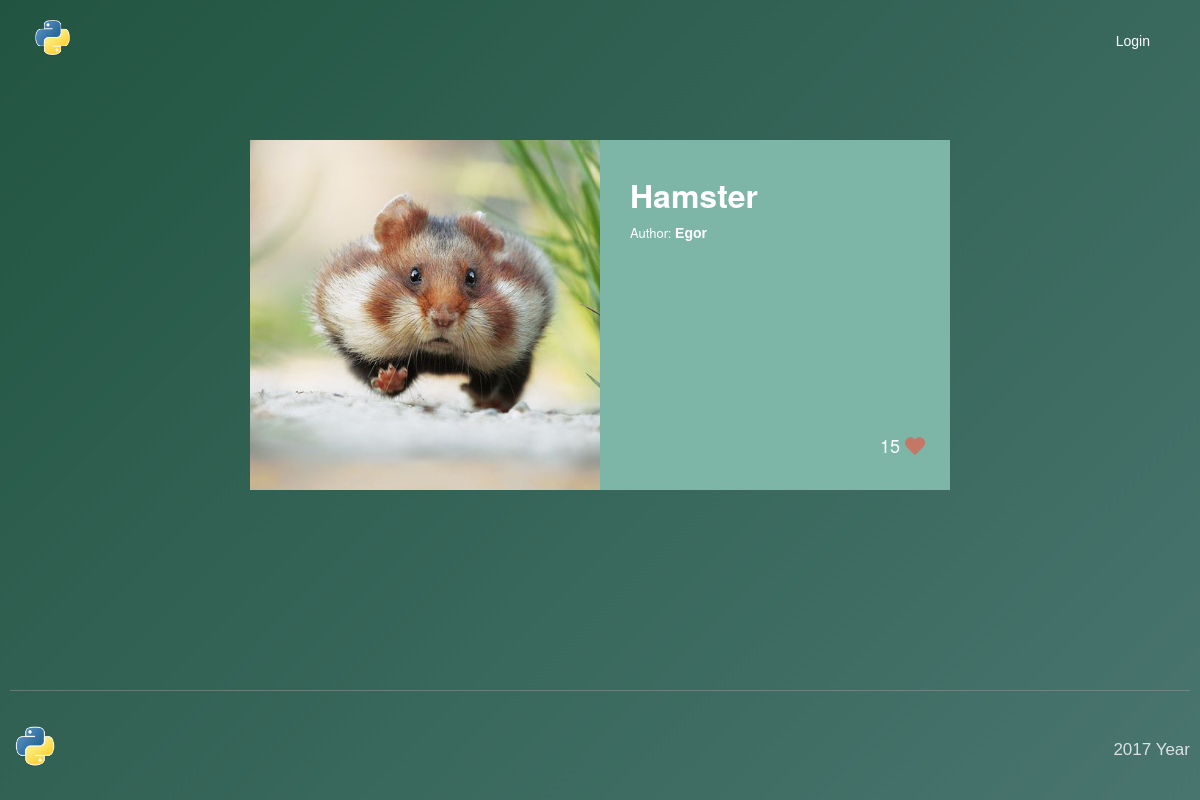
The app's page /5/ with its own data.
### main_app/models.py (models this page shows, shortened)
class Movement(models.Model):
    user = models.ForeignKey(User)
    name = models.CharField(max_length=100)
    author = models.CharField(max_length=100)
    image = models.ImageField(upload_to='movement_image',
                              default='default.png')
    likes = models.IntegerField(default=0)

### main_app/views.py (the view)
# urls.py: url(r'^([0-9]+)/$', views.detail, name='detail'),
def detail(request, movement_id):
    movement = Movement.objects.get(id=movement_id)
    return render(request, 'detail.html', {'movement': movement})

### main_app/templates/detail.html
{% extends 'base.html' %}
{% load staticfiles %}
{% block content %}
    <div class="details">
        <div class="details__content">
            <div class="details__image" style="background-image: url('{{ movement.image.url }}')"></div>
            <div class="details__description">
                <h1 class="details__name">{{ movement.name }}</h1>
                <div class="details__author">Author: <a href="/user/{{ movement.author }}/" class="details__author-link">{{ movement.author }}</a></div>
                <div data-id="{{ movement.id }}"
                     class="details__likes movements__item-likes like-button"
                >
                    {% if movement.likes > 0 %}
                        {{ movement.likes }}
                    {% else %}
                        0
                    {% endif %}
                </div>
            </div>
        </div>
    </div>
{% endblock %}

### main_app/static/app/assets/css/style.css (style rules this page uses)
* { margin: 0; padding: 0; border: 0; font-size: 100%; }
html, body { height: 100%; line-height: 1; }
a { color: #000; text-decoration: none; }
* { box-sizing: border-box; font-smoothing: antialiased; text-rendering: optimizeLegibility; -webkit-font-smoothing: antialiased; -moz-osx-font-smoothing: grayscale; }
html { font-size: 62.5%; height: 100%; }
body { font: 300 13px/1.6 'Helvetica Neue', Helvetica, Arial; color: #ffffff; transition: all .4s .3s ease-in; background-image: linear-gradient(-225deg, #225541, #49756f); background-repeat: no-repeat; background-attachment: fixed; }
body, html { min-height: 100vh; }
html { font-family: "Heebo", "Helvetica", sans-serif; -ms-text-size-adjust: 100%; -webkit-text-size-adjust: 100%; }
body { margin: 0; }
a { background-color: transparent; -webkit-text-decoration-skip: objects; }
h1 { font-size: 2em; margin: 0; }
.movements__item-likes { position: absolute; bottom: 30px; right: 50px; font-size: 18px; cursor: pointer; }
.movements__item-likes:before { content: ' '; display: block; position: absolute; top: 5px; right: -25px; width: 20px; height: 20px; background-image: url("/static/images/icon_heart.svg"); background-size: 100%; opacity: 0.7; transition: opacity 0.5s ease; cursor: pointer; }
.details__content { overflow: hidden; margin: 60px auto 0; width: 700px; height: 350px; }
.details__image { float: left; width: 50%; height: 350px; background-size: cover; background-position: 50% 50%; }
.details__name { font-size: 32px; }
.details__author-link { font-family: "Heebo", "Helvetica", sans-serif; font-size: 14px; font-weight: bold; color: #FFFFFF; line-height: 24px; transition: color 0.5s ease; }
.details__description { float: left; position: relative; padding: 30px; width: 50%; height: 350px; background-color: #7DB5A6; }

### records on screen
Movement: image (picture), name "Hamster", author "Egor", likes "15"
